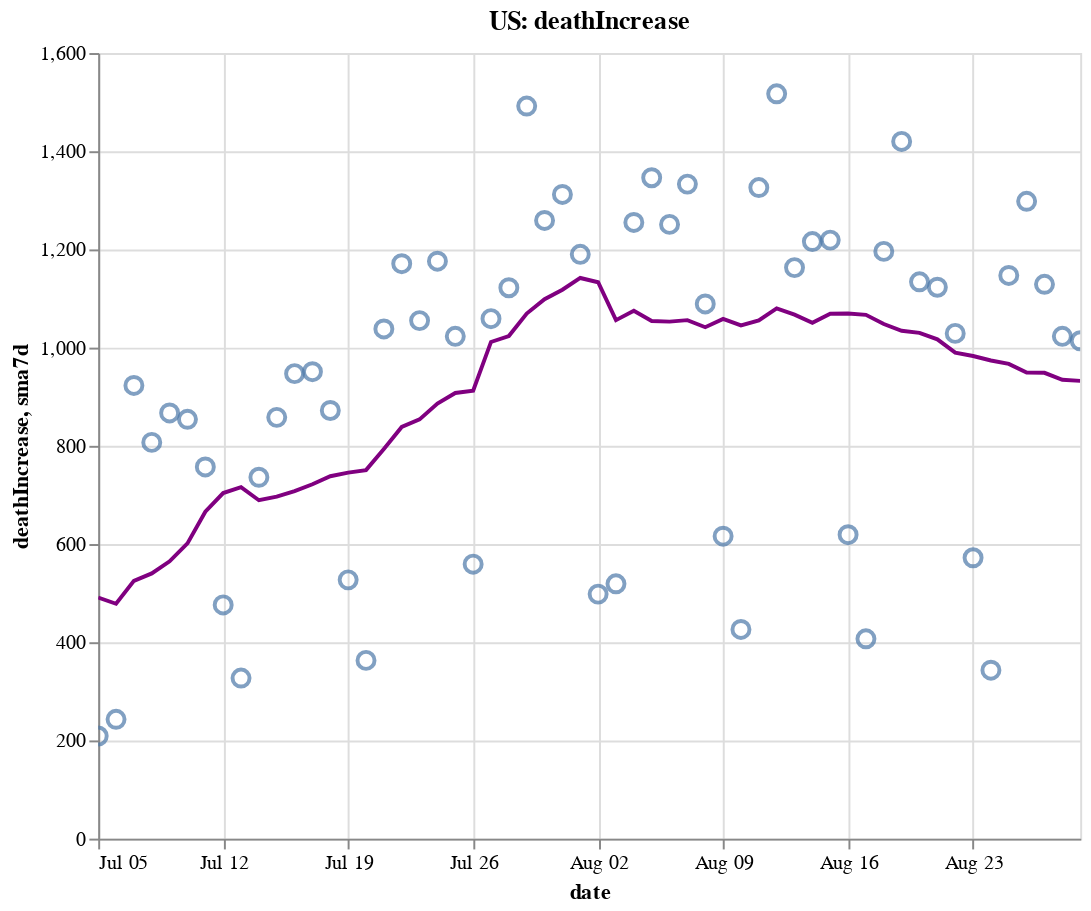

Source (notebook cell):
### Code cell
create_plot(us, 'deathIncrease')

### Figure 1 — Vega-Lite specification as saved in the notebook (floating-point values rounded to 4 significant figures)
{"config": {"view": {"continuousWidth": 400, "continuousHeight": 300}}, "layer": [{"layer": [{"mark": {"type": "point", "size": 75}, "encoding": {"tooltip": [{"type": "temporal", "field": "date"}, {"type": "quantitative", "field": "deathIncrease"}, {"type": "quantitative", "field": "sma7d"}], "x": {"type": "temporal", "field": "date"}, "y": {"type": "quantitative", "field": "deathIncrease"}}, "selection": {"selector006": {"type": "interval", "bind": "scales", "encodings": ["x", "y"]}}}, {"mark": {"type": "line", "color": "purple"}, "encoding": {"x": {"type": "temporal", "field": "date"}, "y": {"type": "quantitative", "field": "sma7d"}}}]}, {"mark": {"type": "rule", "color": "#aaa"}, "encoding": {"x": {"type": "temporal", "field": "date"}}, "transform": [{"filter": {"selection": "selector005"}}]}, {"mark": "circle", "encoding": {"opacity": {"condition": {"value": 1, "selection": "selector005"}, "value": 0}, "tooltip": [{"type": "temporal", "field": "date"}, {"type": "quantitative", "field": "deathIncrease"}, {"type": "quantitative", "field": "sma7d"}], "x": {"type": "temporal", "field": "date"}, "y": {"type": "quantitative", "field": "deathIncrease"}}, "selection": {"selector005": {"type": "single", "encodings": ["x"], "on": "mouseover", "nearest": true, "empty": "none"}}}, {"mark": {"type": "text", "align": "left", "dx": 5, "dy": -5, "stroke": "white", "strokeWidth": 2}, "encoding": {"text": {"type": "quantitative", "field": "deathIncrease"}, "tooltip": [{"type": "temporal", "field": "date"}, {"type": "quantitative", "field": "deathIncrease"}, {"type": "quantitative", "field": "sma7d"}], "x": {"type": "temporal", "field": "date"}, "y": {"type": "quantitative", "field": "deathIncrease"}}, "transform": [{"filter": {"selection": "selector005"}}]}, {"mark": {"type": "text", "align": "left", "dx": 5, "dy": -5}, "encoding": {"text": {"type": "quantitative", "field": "deathIncrease"}, "tooltip": [{"type": "temporal", "field": "date"}, {"type": "quantitative", "field": "deathIncrease"}, {"type": "quantitative", "field": "sma7d"}], "x": {"type": "temporal", "field": "date"}, "y": {"type": "quantitative", "field": "deathIncrease"}}, "transform": [{"filter": {"selection": "selector005"}}]}], "data": {"name": "data-5a5d47b448918846bf73ccd9bbe09d9c"}, "height": 400, "title": "US: deathIncrease", "width": 500, "$schema": "https://vega.github.io/schema/vega-lite/v4.8.1.json", "datasets": {"data-5a5d47b448918846bf73ccd9bbe09d9c": [{"date": "2020-07-05T00:00:00", "totalTestResultsIncrease": 681700.0, "positiveIncrease": 45610.0, "death": 122600.0, "deathIncrease": 209.0, "positiveRate": 0.067, "state": "US", "sma7d": 491.0}, {"date": "2020-07-06T00:00:00", "totalTestResultsIncrease": 516700.0, "positiveIncrease": 41920.0, "death": 122800.0, "deathIncrease": 243.0, "positiveRate": 0.081, "state": "US", "sma7d": 478.3}, {"date": "2020-07-07T00:00:00", "totalTestResultsIncrease": 638800.0, "positiveIncrease": 51730.0, "death": 123700.0, "deathIncrease": 923.0, "positiveRate": 0.081, "state": "US", "sma7d": 525.0}, {"date": "2020-07-08T00:00:00", "totalTestResultsIncrease": 643500.0, "positiveIncrease": 62670.0, "death": 124500.0, "deathIncrease": 807.0, "positiveRate": 0.097, "state": "US", "sma7d": 540.1}, {"date": "2020-07-09T00:00:00", "totalTestResultsIncrease": 709100.0, "positiveIncrease": 59160.0, "death": 125400.0, "deathIncrease": 867.0, "positiveRate": 0.083, "state": "US", "sma7d": 564.7}, {"date": "2020-07-10T00:00:00", "totalTestResultsIncrease": 814900.0, "positiveIncrease": 66850.0, "death": 126300.0, "deathIncrease": 854.0, "positiveRate": 0.082, "state": "US", "sma7d": 601.3}, {"date": "2020-07-11T00:00:00", "totalTestResultsIncrease": 707800.0, "positiveIncrease": 62900.0, "death": 127000.0, "deathIncrease": 757.0, "positiveRate": 0.089, "state": "US", "sma7d": 665.7}, {"date": "2020-07-12T00:00:00", "totalTestResultsIncrease": 769400.0, "positiveIncrease": 61310.0, "death": 127500.0, "deathIncrease": 476.0, "positiveRate": 0.08, "state": "US", "sma7d": 703.9}, {"date": "2020-07-13T00:00:00", "totalTestResultsIncrease": 691900.0, "positiveIncrease": 58100.0, "death": 127800.0, "deathIncrease": 327.0, "positiveRate": 0.084, "state": "US", "sma7d": 715.9}, {"date": "2020-07-14T00:00:00", "totalTestResultsIncrease": 770000.0, "positiveIncrease": 62730.0, "death": 128600.0, "deathIncrease": 736.0, "positiveRate": 0.081, "state": "US", "sma7d": 689.1}, {"date": "2020-07-15T00:00:00", "totalTestResultsIncrease": 773200.0, "positiveIncrease": 65800.0, "death": 129400.0, "deathIncrease": 858.0, "positiveRate": 0.085, "state": "US", "sma7d": 696.4}, {"date": "2020-07-16T00:00:00", "totalTestResultsIncrease": 832400.0, "positiveIncrease": 71040.0, "death": 130400.0, "deathIncrease": 947.0, "positiveRate": 0.085, "state": "US", "sma7d": 707.9}, {"date": "2020-07-17T00:00:00", "totalTestResultsIncrease": 839300.0, "positiveIncrease": 76840.0, "death": 131300.0, "deathIncrease": 951.0, "positiveRate": 0.092, "state": "US", "sma7d": 721.7}, {"date": "2020-07-18T00:00:00", "totalTestResultsIncrease": 763600.0, "positiveIncrease": 64950.0, "death": 132200.0, "deathIncrease": 872.0, "positiveRate": 0.085, "state": "US", "sma7d": 738.1}, {"date": "2020-07-19T00:00:00", "totalTestResultsIncrease": 786700.0, "positiveIncrease": 64260.0, "death": 132700.0, "deathIncrease": 527.0, "positiveRate": 0.082, "state": "US", "sma7d": 745.4}, {"date": "2020-07-20T00:00:00", "totalTestResultsIncrease": 712400.0, "positiveIncrease": 57040.0, "death": 133100.0, "deathIncrease": 363.0, "positiveRate": 0.08, "state": "US", "sma7d": 750.6}, {"date": "2020-07-21T00:00:00", "totalTestResultsIncrease": 754900.0, "positiveIncrease": 63930.0, "death": 134100.0, "deathIncrease": 1038.0, "positiveRate": 0.085, "state": "US", "sma7d": 793.7}, {"date": "2020-07-22T00:00:00", "totalTestResultsIncrease": 801600.0, "positiveIncrease": 69330.0, "death": 135300.0, "deathIncrease": 1171.0, "positiveRate": 0.086, "state": "US", "sma7d": 838.4}, {"date": "2020-07-23T00:00:00", "totalTestResultsIncrease": 845900.0, "positiveIncrease": 71550.0, "death": 136300.0, "deathIncrease": 1055.0, "positiveRate": 0.085, "state": "US", "sma7d": 853.9}, {"date": "2020-07-24T00:00:00", "totalTestResultsIncrease": 933600.0, "positiveIncrease": 75240.0, "death": 137500.0, "deathIncrease": 1176.0, "positiveRate": 0.081, "state": "US", "sma7d": 886.0}, {"date": "2020-07-25T00:00:00", "totalTestResultsIncrease": 791000.0, "positiveIncrease": 64740.0, "death": 138500.0, "deathIncrease": 1023.0, "positiveRate": 0.082, "state": "US", "sma7d": 907.6}, {"date": "2020-07-26T00:00:00", "totalTestResultsIncrease": 851100.0, "positiveIncrease": 61010.0, "death": 139100.0, "deathIncrease": 559.0, "positiveRate": 0.072, "state": "US", "sma7d": 912.1}, {"date": "2020-07-27T00:00:00", "totalTestResultsIncrease": 762700.0, "positiveIncrease": 55320.0, "death": 140200.0, "deathIncrease": 1059.0, "positiveRate": 0.073, "state": "US", "sma7d": 1012.0}, {"date": "2020-07-28T00:00:00", "totalTestResultsIncrease": 738100.0, "positiveIncrease": 56450.0, "death": 141300.0, "deathIncrease": 1122.0, "positiveRate": 0.076, "state": "US", "sma7d": 1024.0}, {"date": "2020-07-29T00:00:00", "totalTestResultsIncrease": 864500.0, "positiveIncrease": 66960.0, "death": 142800.0, "deathIncrease": 1492.0, "positiveRate": 0.077, "state": "US", "sma7d": 1069.0}, {"date": "2020-07-30T00:00:00", "totalTestResultsIncrease": 814700.0, "positiveIncrease": 69420.0, "death": 144000.0, "deathIncrease": 1259.0, "positiveRate": 0.085, "state": "US", "sma7d": 1099.0}, {"date": "2020-07-31T00:00:00", "totalTestResultsIncrease": 731900.0, "positiveIncrease": 67620.0, "death": 145400.0, "deathIncrease": 1312.0, "positiveRate": 0.092, "state": "US", "sma7d": 1118.0}, {"date": "2020-08-01T00:00:00", "totalTestResultsIncrease": 745700.0, "positiveIncrease": 61100.0, "death": 146500.0, "deathIncrease": 1190.0, "positiveRate": 0.082, "state": "US", "sma7d": 1142.0}, {"date": "2020-08-02T00:00:00", "totalTestResultsIncrease": 699500.0, "positiveIncrease": 46760.0, "death": 147000.0, "deathIncrease": 498.0, "positiveRate": 0.067, "state": "US", "sma7d": 1133.0}, {"date": "2020-08-03T00:00:00", "totalTestResultsIncrease": 745100.0, "positiveIncrease": 49770.0, "death": 147600.0, "deathIncrease": 519.0, "positiveRate": 0.067, "state": "US", "sma7d": 1056.0}, {"date": "2020-08-04T00:00:00", "totalTestResultsIncrease": 717100.0, "positiveIncrease": 51860.0, "death": 148800.0, "deathIncrease": 1255.0, "positiveRate": 0.072, "state": "US", "sma7d": 1075.0}, {"date": "2020-08-05T00:00:00", "totalTestResultsIncrease": 699600.0, "positiveIncrease": 52330.0, "death": 150200.0, "deathIncrease": 1346.0, "positiveRate": 0.075, "state": "US", "sma7d": 1054.0}, {"date": "2020-08-06T00:00:00", "totalTestResultsIncrease": 766600.0, "positiveIncrease": 54180.0, "death": 151400.0, "deathIncrease": 1251.0, "positiveRate": 0.071, "state": "US", "sma7d": 1053.0}, {"date": "2020-08-07T00:00:00", "totalTestResultsIncrease": 785400.0, "positiveIncrease": 61350.0, "death": 152700.0, "deathIncrease": 1333.0, "positiveRate": 0.078, "state": "US", "sma7d": 1056.0}, {"date": "2020-08-08T00:00:00", "totalTestResultsIncrease": 683400.0, "positiveIncrease": 53710.0, "death": 153800.0, "deathIncrease": 1089.0, "positiveRate": 0.079, "state": "US", "sma7d": 1042.0}, {"date": "2020-08-09T00:00:00", "totalTestResultsIncrease": 724000.0, "positiveIncrease": 50620.0, "death": 154400.0, "deathIncrease": 616.0, "positiveRate": 0.07, "state": "US", "sma7d": 1058.0}, {"date": "2020-08-10T00:00:00", "totalTestResultsIncrease": 740900.0, "positiveIncrease": 42090.0, "death": 154900.0, "deathIncrease": 426.0, "positiveRate": 0.057, "state": "US", "sma7d": 1045.0}, {"date": "2020-08-11T00:00:00", "totalTestResultsIncrease": 760000.0, "positiveIncrease": 55700.0, "death": 156200.0, "deathIncrease": 1326.0, "positiveRate": 0.073, "state": "US", "sma7d": 1055.0}, {"date": "2020-08-12T00:00:00", "totalTestResultsIncrease": 500200.0, "positiveIncrease": 56130.0, "death": 157700.0, "deathIncrease": 1517.0, "positiveRate": 0.112, "state": "US", "sma7d": 1080.0}, {"date": "2020-08-13T00:00:00", "totalTestResultsIncrease": 900300.0, "positiveIncrease": 51760.0, "death": 158900.0, "deathIncrease": 1163.0, "positiveRate": 0.057, "state": "US", "sma7d": 1067.0}, {"date": "2020-08-14T00:00:00", "totalTestResultsIncrease": 862300.0, "positiveIncrease": 55640.0, "death": 160100.0, "deathIncrease": 1216.0, "positiveRate": 0.065, "state": "US", "sma7d": 1050.0}, {"date": "2020-08-15T00:00:00", "totalTestResultsIncrease": 756700.0, "positiveIncrease": 56150.0, "death": 161300.0, "deathIncrease": 1219.0, "positiveRate": 0.074, "state": "US", "sma7d": 1069.0}, {"date": "2020-08-16T00:00:00", "totalTestResultsIncrease": 790400.0, "positiveIncrease": 42490.0, "death": 161900.0, "deathIncrease": 619.0, "positiveRate": 0.054, "state": "US", "sma7d": 1069.0}, {"date": "2020-08-17T00:00:00", "totalTestResultsIncrease": 670100.0, "positiveIncrease": 37880.0, "death": 162300.0, "deathIncrease": 407.0, "positiveRate": 0.057, "state": "US", "sma7d": 1067.0}, {"date": "2020-08-18T00:00:00", "totalTestResultsIncrease": 663600.0, "positiveIncrease": 40800.0, "death": 163500.0, "deathIncrease": 1196.0, "positiveRate": 0.061, "state": "US", "sma7d": 1048.0}, {"date": "2020-08-19T00:00:00", "totalTestResultsIncrease": 674000.0, "positiveIncrease": 44950.0, "death": 165000.0, "deathIncrease": 1420.0, "positiveRate": 0.067, "state": "US", "sma7d": 1034.0}, {"date": "2020-08-20T00:00:00", "totalTestResultsIncrease": 703300.0, "positiveIncrease": 43760.0, "death": 166100.0, "deathIncrease": 1134.0, "positiveRate": 0.062, "state": "US", "sma7d": 1030.0}, {"date": "2020-08-21T00:00:00", "totalTestResultsIncrease": 759100.0, "positiveIncrease": 46560.0, "death": 167200.0, "deathIncrease": 1123.0, "positiveRate": 0.061, "state": "US", "sma7d": 1017.0}, {"date": "2020-08-22T00:00:00", "totalTestResultsIncrease": 773800.0, "positiveIncrease": 46240.0, "death": 168200.0, "deathIncrease": 1029.0, "positiveRate": 0.06, "state": "US", "sma7d": 989.7}, {"date": "2020-08-23T00:00:00", "totalTestResultsIncrease": 629500.0, "positiveIncrease": 37570.0, "death": 168800.0, "deathIncrease": 572.0, "positiveRate": 0.06, "state": "US", "sma7d": 983.0}, {"date": "2020-08-24T00:00:00", "totalTestResultsIncrease": 692200.0, "positiveIncrease": 34640.0, "death": 169200.0, "deathIncrease": 343.0, "positiveRate": 0.05, "state": "US", "sma7d": 973.9}, {"date": "2020-08-25T00:00:00", "totalTestResultsIncrease": 645600.0, "positiveIncrease": 36370.0, "death": 170300.0, "deathIncrease": 1147.0, "positiveRate": 0.056, "state": "US", "sma7d": 966.9}, {"date": "2020-08-26T00:00:00", "totalTestResultsIncrease": 655000.0, "positiveIncrease": 43360.0, "death": 171600.0, "deathIncrease": 1298.0, "positiveRate": 0.066, "state": "US", "sma7d": 949.4}, {"date": "2020-08-27T00:00:00", "totalTestResultsIncrease": 751900.0, "positiveIncrease": 43980.0, "death": 172700.0, "deathIncrease": 1129.0, "positiveRate": 0.058, "state": "US", "sma7d": 948.7}, {"date": "2020-08-28T00:00:00", "totalTestResultsIncrease": 783200.0, "positiveIncrease": 46550.0, "death": 173800.0, "deathIncrease": 1023.0, "positiveRate": 0.059, "state": "US", "sma7d": 934.4}, {"date": "2020-08-29T00:00:00", "totalTestResultsIncrease": 759200.0, "positiveIncrease": 44220.0, "death": 174700.0, "deathIncrease": 1014.0, "positiveRate": 0.058, "state": "US", "sma7d": 932.3}]}}
